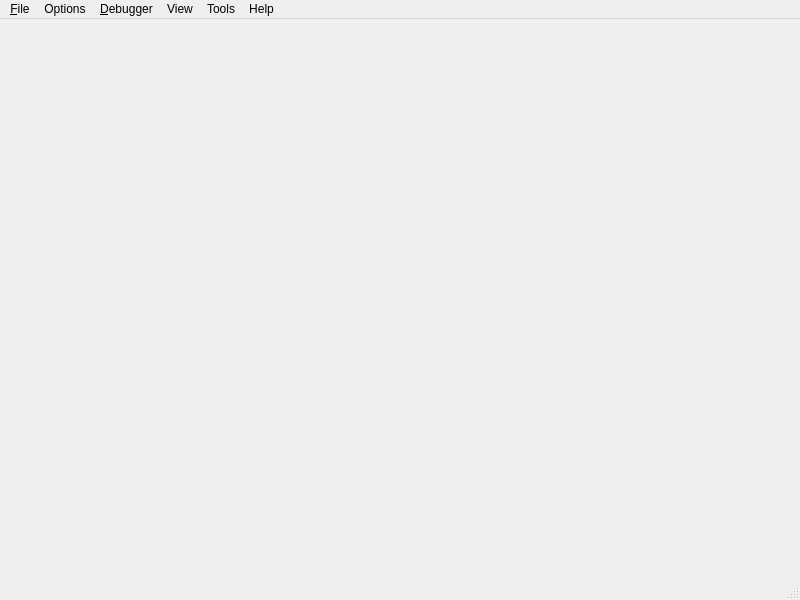
<?xml version="1.0" encoding="UTF-8"?>
<ui version="4.0">
 <class>MainWindow</class>
 <widget class="QMainWindow" name="MainWindow">
  <property name="geometry">
   <rect>
    <x>0</x>
    <y>0</y>
    <width>800</width>
    <height>600</height>
   </rect>
  </property>
  <property name="windowTitle">
   <string>MainWindow</string>
  </property>
  <widget class="QWidget" name="centralwidget"/>
  <widget class="QMenuBar" name="menubar">
   <property name="geometry">
    <rect>
     <x>0</x>
     <y>0</y>
     <width>800</width>
     <height>21</height>
    </rect>
   </property>
   <widget class="QMenu" name="menuFile">
    <property name="title">
     <string>&amp;File</string>
    </property>
    <widget class="QMenu" name="menuLanguage">
     <property name="title">
      <string>Language</string>
     </property>
     <addaction name="action_Available_Languages"/>
    </widget>
    <widget class="QMenu" name="menuRecent_ROM">
     <property name="title">
      <string>Recent ROM</string>
     </property>
     <addaction name="action_Recent_ROMs"/>
    </widget>
    <widget class="QMenu" name="menuRecent_ROM_Directories">
     <property name="title">
      <string>Recent ROM Directories</string>
     </property>
     <addaction name="action_Recent_ROM_Directories"/>
    </widget>
    <addaction name="actionOpen_ROM"/>
    <addaction name="actionOpem_Combo"/>
    <addaction name="actionROM_Info"/>
    <addaction name="separator"/>
    <addaction name="actionStart_Emulation"/>
    <addaction name="actionEnd_Emulation"/>
    <addaction name="separator"/>
    <addaction name="menuLanguage"/>
    <addaction name="separator"/>
    <addaction name="actionChoose_ROM_Directory"/>
    <addaction name="actionRefresh_ROM_List"/>
    <addaction name="separator"/>
    <addaction name="menuRecent_ROM"/>
    <addaction name="menuRecent_ROM_Directories"/>
    <addaction name="separator"/>
    <addaction name="actionExit"/>
   </widget>
   <widget class="QMenu" name="menuOptions">
    <property name="title">
     <string>Options</string>
    </property>
    <addaction name="actionFullscreen"/>
    <addaction name="actionAlways_on_top"/>
    <addaction name="separator"/>
    <addaction name="actionGraphics_Settings"/>
    <addaction name="actionAudio_Settings"/>
    <addaction name="actionRSP_Settings"/>
    <addaction name="actionInput_Settings"/>
    <addaction name="separator"/>
    <addaction name="actionShow_CPU_Stats"/>
    <addaction name="actionConfiguration"/>
   </widget>
   <widget class="QMenu" name="menuDebugger">
    <property name="title">
     <string>&amp;Debugger</string>
    </property>
   </widget>
   <widget class="QMenu" name="menuView">
    <property name="title">
     <string>View</string>
    </property>
    <widget class="QMenu" name="menuTheme">
     <property name="title">
      <string>Theme</string>
     </property>
     <addaction name="actionDark_Mode"/>
     <addaction name="actionLight_Mode"/>
     <addaction name="actionUse_System_Prefs"/>
    </widget>
    <addaction name="actionROM_List"/>
    <addaction name="actionROM_Grid"/>
    <addaction name="separator"/>
    <addaction name="menuTheme"/>
   </widget>
   <widget class="QMenu" name="menuTools">
    <property name="title">
     <string>Tools</string>
    </property>
   </widget>
   <widget class="QMenu" name="menuHelp">
    <property name="title">
     <string>Help</string>
    </property>
   </widget>
   <addaction name="menuFile"/>
   <addaction name="menuOptions"/>
   <addaction name="menuDebugger"/>
   <addaction name="menuView"/>
   <addaction name="menuTools"/>
   <addaction name="menuHelp"/>
  </widget>
  <widget class="QStatusBar" name="statusbar"/>
  <action name="actionOpen_ROM">
   <property name="text">
    <string>Open ROM</string>
   </property>
   <property name="shortcut">
    <string>Ctrl+O</string>
   </property>
  </action>
  <action name="actionOpem_Combo">
   <property name="text">
    <string>Opem Combo</string>
   </property>
   <property name="shortcut">
    <string>Ctrl+Shift+O</string>
   </property>
  </action>
  <action name="actionROM_Info">
   <property name="enabled">
    <bool>false</bool>
   </property>
   <property name="text">
    <string>ROM Info...</string>
   </property>
  </action>
  <action name="actionStart_Emulation">
   <property name="enabled">
    <bool>false</bool>
   </property>
   <property name="icon">
    <iconset theme="QIcon::ThemeIcon::MediaPlaybackStart"/>
   </property>
   <property name="text">
    <string>Start Emulation</string>
   </property>
   <property name="shortcut">
    <string>F11</string>
   </property>
  </action>
  <action name="actionEnd_Emulation">
   <property name="enabled">
    <bool>false</bool>
   </property>
   <property name="icon">
    <iconset theme="QIcon::ThemeIcon::MediaPlaybackStop"/>
   </property>
   <property name="text">
    <string>End Emulation</string>
   </property>
  </action>
  <action name="actionChoose_ROM_Directory">
   <property name="text">
    <string>Choose ROM Directory...</string>
   </property>
  </action>
  <action name="actionRefresh_ROM_List">
   <property name="icon">
    <iconset theme="QIcon::ThemeIcon::SyncSynchronizing"/>
   </property>
   <property name="text">
    <string>Refresh ROM List</string>
   </property>
   <property name="shortcut">
    <string>F5</string>
   </property>
  </action>
  <action name="actionExit">
   <property name="icon">
    <iconset theme="QIcon::ThemeIcon::EditClear"/>
   </property>
   <property name="text">
    <string>Exit</string>
   </property>
  </action>
  <action name="action_Available_Languages">
   <property name="text">
    <string>(Available Languages)</string>
   </property>
  </action>
  <action name="action_Recent_ROMs">
   <property name="text">
    <string>(Recent ROMs)</string>
   </property>
  </action>
  <action name="action_Recent_ROM_Directories">
   <property name="text">
    <string>(Recent ROM Directories)</string>
   </property>
  </action>
  <action name="actionROM_List">
   <property name="text">
    <string>ROM List</string>
   </property>
  </action>
  <action name="actionROM_Grid">
   <property name="text">
    <string>ROM Grid</string>
   </property>
  </action>
  <action name="actionDark_Mode">
   <property name="text">
    <string>Dark Mode</string>
   </property>
  </action>
  <action name="actionLight_Mode">
   <property name="text">
    <string>Light Mode</string>
   </property>
  </action>
  <action name="actionUse_System_Prefs">
   <property name="text">
    <string>Use System Prefs</string>
   </property>
  </action>
  <action name="actionFullscreen">
   <property name="icon">
    <iconset theme="QIcon::ThemeIcon::ZoomFitBest"/>
   </property>
   <property name="text">
    <string>Fullscreen</string>
   </property>
  </action>
  <action name="actionAlways_on_top">
   <property name="text">
    <string>Always on top</string>
   </property>
  </action>
  <action name="actionGraphics_Settings">
   <property name="text">
    <string>Graphics Settings</string>
   </property>
  </action>
  <action name="actionAudio_Settings">
   <property name="icon">
    <iconset theme="QIcon::ThemeIcon::AudioCard"/>
   </property>
   <property name="text">
    <string>Audio Settings</string>
   </property>
  </action>
  <action name="actionRSP_Settings">
   <property name="text">
    <string>RSP Settings</string>
   </property>
  </action>
  <action name="actionInput_Settings">
   <property name="text">
    <string>Input Settings</string>
   </property>
  </action>
  <action name="actionShow_CPU_Stats">
   <property name="icon">
    <iconset theme="QIcon::ThemeIcon::Computer"/>
   </property>
   <property name="text">
    <string>Show CPU Stats</string>
   </property>
  </action>
  <action name="actionConfiguration">
   <property name="icon">
    <iconset theme="QIcon::ThemeIcon::DocumentProperties"/>
   </property>
   <property name="text">
    <string>Configuration</string>
   </property>
  </action>
 </widget>
 <resources/>
 <connections/>
</ui>
